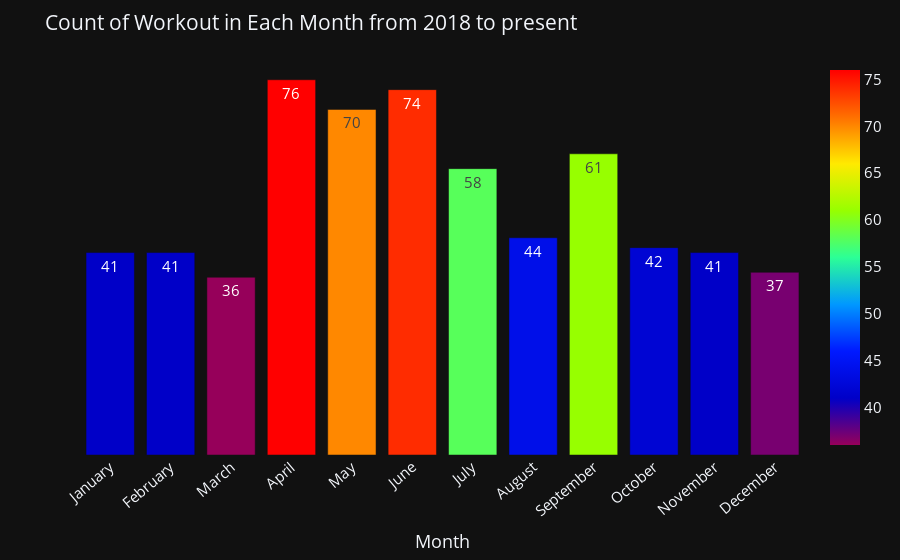

Notebook code for this chart:
### Code cell
temp1 = df.workoutMonth.value_counts()
months = ('January', 'February', 'March', 'April', 'May', 'June', 'July', 'August', 'September', 'October', 'November', 'December')
month_value = tuple(temp1[i] for i in months)

fig = px.bar(temp1, 
             x=months, 
             y=month_value, 
             color=month_value, 
             text=month_value,
             color_continuous_scale='Rainbow',
             labels={'color':''}
            )

fig.update_layout(
    title = "Count of Workout in Each Month from 2018 to present",
    xaxis_title='Month',
    yaxis_title='Number of Workouts',
    xaxis_tickangle=-40,
    yaxis={'visible': False, 'showticklabels': False},
    font=dict(size=15)
)

fig.layout.template = 'plotly_dark'

fig.show();

### Figure 1 — Plotly figure (JSON) as saved in the notebook; plotly's stock layout.template omitted (floating-point values rounded to 4 significant figures)
{"data": [{"alignmentgroup": "True", "hovertemplate": "x=%{x}<br>y=%{y}<br>text=%{text}<br>=%{marker.color}<extra></extra>", "legendgroup": "", "marker": {"color": [41, 41, 36, 76, 70, 74, 58, 44, 61, 42, 41, 37], "coloraxis": "coloraxis"}, "name": "", "offsetgroup": "", "orientation": "v", "showlegend": false, "text": [41, 41, 36, 76, 70, 74, 58, 44, 61, 42, 41, 37], "textposition": "auto", "type": "bar", "x": ["January", "February", "March", "April", "May", "June", "July", "August", "September", "October", "November", "December"], "xaxis": "x", "y": [41, 41, 36, 76, 70, 74, 58, 44, 61, 42, 41, 37], "yaxis": "y"}], "layout": {"barmode": "relative", "coloraxis": {"colorbar": {"title": {"text": ""}}, "colorscale": [[0, "rgb(150,0,90)"], [0.125, "rgb(0,0,200)"], [0.25, "rgb(0,25,255)"], [0.375, "rgb(0,152,255)"], [0.5, "rgb(44,255,150)"], [0.625, "rgb(151,255,0)"], [0.75, "rgb(255,234,0)"], [0.875, "rgb(255,111,0)"], [1, "rgb(255,0,0)"]]}, "font": {"size": 15}, "legend": {"tracegroupgap": 0}, "margin": {"t": 60}, "title": {"text": "Count of Workout in Each Month from 2018 to present"}, "xaxis": {"anchor": "y", "domain": [0, 1], "tickangle": -40, "title": {"text": "Month"}}, "yaxis": {"anchor": "x", "domain": [0, 1], "showticklabels": false, "title": {"text": "Number of Workouts"}, "visible": false}}}
